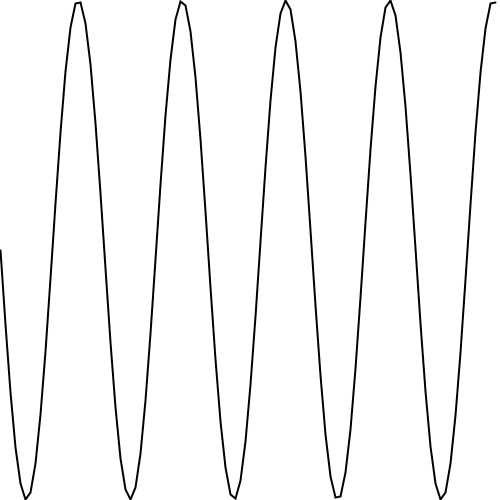
Frame 1 (no input)
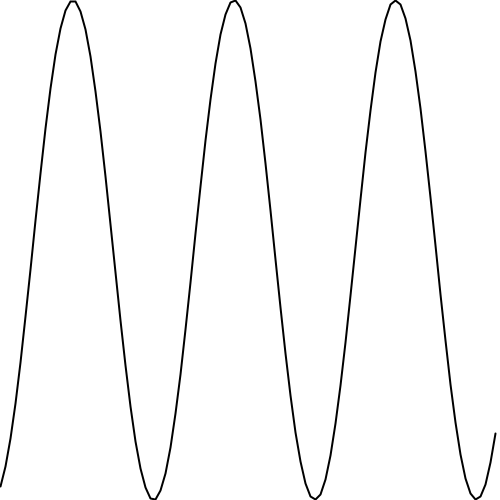
Frame 60 (the mouse pressed at the canvas centre just before this capture)
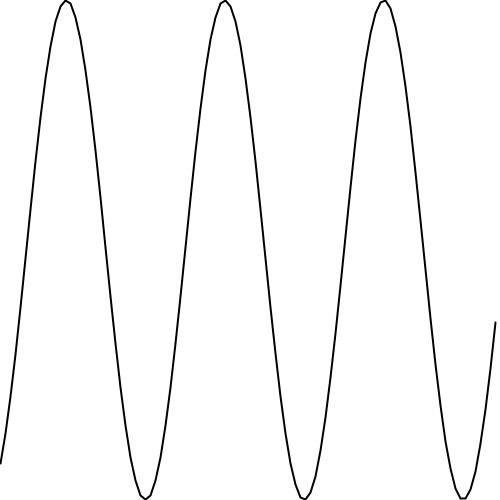
Frame 120 (the mouse held since frame 60 and released just before this capture)

The Processing sketch that drew these frames (run headless with seeded random() and noise(); from frame 60 on, the mouse is pressed at the canvas centre):

// Processing sketch: ch7_WaveVerticesMoving
// ── ch7_WaveVerticesMoving.pde
float angle = 0;
float angleVel = 0.05;
float startAngle = 0;
float period = TWO_PI/angleVel;
float freq = 1/period;

void setup() {
  size(500, 500);
  stroke(0);
  strokeWeight(2);
  noFill();
}

void draw() {

  //angleVel = frameCount/1000.0;
  angleVel = noise(frameCount/100.0)/2;
  
  angle = 0;
  background(255);
  beginShape();
  for (int x = 0; x < width; x += 5) {
    float y = map(sin(startAngle + angle), -1, 1, 0, height);
    vertex(x, y);
    angle += angleVel;
  }
  endShape();
  
  startAngle += angleVel;
}
